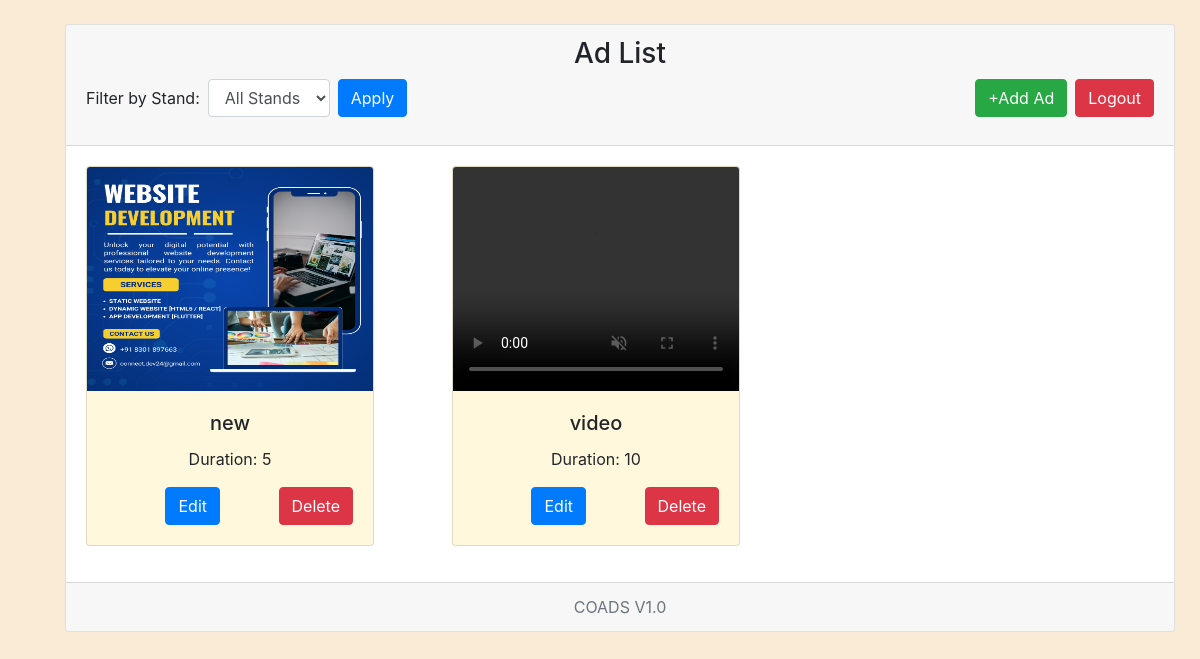
The page /ad/list/ (signed in) on the database its author committed.
### app/models.py (models this page shows, shortened)
class Ad(models.Model):
    stand = models.ManyToManyField(Stand, related_name='ads')
    ad_name = models.CharField(max_length=255, null=True, blank=True)
    image_ad = models.ImageField(upload_to='ads/', null=True, blank=True)
    video_ad = models.FileField(upload_to='ads/', null=True, blank=True)
    time = models.TimeField(auto_now=True)
    created_at = models.DateTimeField(auto_now_add=True)
    date = models.DateField(auto_now=True)
    ad_shown_duration = models.IntegerField(default=0)

### app/views.py (the view)
# urls.py: path('ad/list/', views.ad_list_view, name='ad_list'),
@login_required
def ad_list_view(request):
    ads = Ad.objects.all()
    stand_filter = request.GET.get('stand')
    if stand_filter:
        ads = ads.filter(stand=stand_filter)
    stands = Stand.objects.all()
    return render(request, 'app/ad_list.html', {'ads': ads,'stands':stands})

### templates/app/ad_list.html (shortened to what this page needs)
<!DOCTYPE html>
<html>
<head>
    <link rel="stylesheet" href="https://cdn.jsdelivr.net/npm/bootstrap@4.0.0/dist/css/bootstrap.min.css">
</head>
<body style="background-color: antiquewhite;">
    <ul>
        <div class="container mt-4">
            <div class="card text-center">
                <div class="card-header">
                    <h3>Ad List</h3>
                    <div class="row mb-3">
                        <div class="col">
                            <form class="form-inline float-left">
                                <div class="form-group">
                                    <label for="standSelect">Filter by Stand:</label>
                                    <select class="form-control mx-2" id="standSelect" name="stand">
                                        <option value="">All Stands</option>
                                    </select>
                                </div>
                                <button type="submit" class="btn btn-primary">Apply</button>
                            </form>
                        </div>
                        <div class="col">
                            <a href="{% url 'logout' %}" class="btn btn-danger float-right">Logout</a>
                            <a href="{% url 'ad_add' %}" class="btn btn-success mr-2 float-right">+Add Ad</a>
                        </div>
                    </div>
                </div>
                <div class="card-body">
                    <div class="row">
                        {% for ad in ads %}
                        <div class="col-md-4 mb-3">
                            <div class="card" style="width: 18rem;background-color:cornsilk">
                                {% if ad.image_ad %}
                                <img src="{{ ad.image_ad.url }}" style="height:14rem;" class="card-img-top" alt="Ad Image">
                                {% elif ad.video_ad %}
                                <video id="videoPlayer{{ forloop.counter }}" style="height:14rem;" class="card-img-top" muted controls autoplay>
                                    <source src="{{ ad.video_ad.url }}" type="video/mp4">
                                </video>
                                {% endif %}
                                <div class="card-body">
                                    <h5 class="card-title">{{ ad.ad_name }}</h5>
                                    <p class="card-text">Duration: {{ ad.ad_shown_duration }}</p>
                                    <a href="{% url 'ad_edit' ad.id %}" class="btn btn-primary">Edit</a>
                                    <form method="post" action="{% url 'ad_delete' ad.id %}" class="d-inline" onsubmit="return confirmDelete();">
                                        <button type="submit" class="btn btn-danger float-right">Delete</button>
                                    </form>
                                </div>
                            </div>
                        </div>
                        {% endfor %}
                    </div>
                </div>
                <div class="card-footer text-muted">
                  COADS V1.0
                </div>
            </div>
        </div>
    </ul>
</body>
</html>

### rows shown on the page
Ad: image_ad (picture), ad_name "new", ad_shown_duration "5"
Ad: ad_name "video", ad_shown_duration "10"
